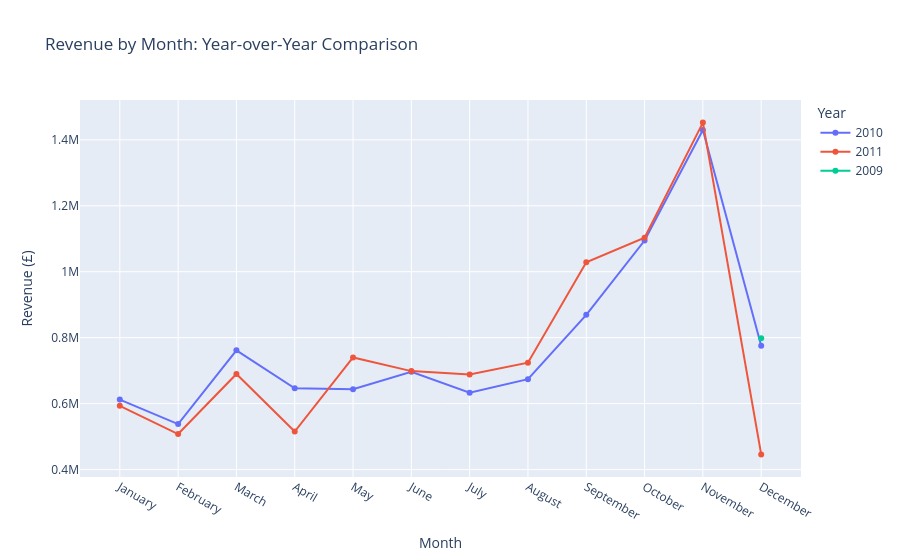

Notebook code for this chart:
### Markdown cell above
**Finding:** Revenue is seasonal, building from September into a November peak (£1.45M in Nov 2011, £1.43M in Nov 2010) and falling back sharply in December (as in Dec 2010). The lowest full month is Feb 2011 (£508K). December 2011 is a partial month (data ends 9 Dec), so its low point is not a real drop.

### Code cell
month_order = list(calendar.month_name)[1:]

yoy_data = cln_sales.groupby(['Year', 'Month', 'MonthName'])['Revenue'].sum().reset_index()
yoy_data = yoy_data.sort_values('Month')

# Figure
yoy_fig = px.line(yoy_data, x='MonthName', y='Revenue', color='Year',
                  title='Revenue by Month: Year-over-Year Comparison',
                  markers=True,
                  category_orders={'MonthName': month_order})
yoy_fig.update_xaxes(title='Month')
yoy_fig.update_yaxes(title='Revenue (£)')
yoy_fig.show()

### Figure 1 — Plotly figure (JSON) as saved in the notebook; plotly's stock layout.template omitted (floating-point values rounded to 4 significant figures)
{"data": [{"hovertemplate": "Year=2010<br>MonthName=%{x}<br>Revenue=%{y}<extra></extra>", "legendgroup": "2010", "line": {"color": "#636efa", "dash": "solid"}, "marker": {"symbol": "circle"}, "mode": "lines+markers", "name": "2010", "orientation": "v", "showlegend": true, "type": "scatter", "x": ["January", "February", "March", "April", "May", "June", "July", "August", "September", "October", "November", "December"], "xaxis": "x", "y": [612300.0, 537900.0, 761700.0, 646300.0, 643500.0, 696600.0, 633000.0, 674000.0, 869200.0, 1094000.0, 1430000.0, 775600.0], "yaxis": "y"}, {"hovertemplate": "Year=2011<br>MonthName=%{x}<br>Revenue=%{y}<extra></extra>", "legendgroup": "2011", "line": {"color": "#EF553B", "dash": "solid"}, "marker": {"symbol": "circle"}, "mode": "lines+markers", "name": "2011", "orientation": "v", "showlegend": true, "type": "scatter", "x": ["January", "February", "March", "April", "May", "June", "July", "August", "September", "October", "November", "December"], "xaxis": "x", "y": [593200.0, 507800.0, 689800.0, 515400.0, 740000.0, 698600.0, 688200.0, 724200.0, 1028000.0, 1103000.0, 1452000.0, 446000.0], "yaxis": "y"}, {"hovertemplate": "Year=2009<br>MonthName=%{x}<br>Revenue=%{y}<extra></extra>", "legendgroup": "2009", "line": {"color": "#00cc96", "dash": "solid"}, "marker": {"symbol": "circle"}, "mode": "lines+markers", "name": "2009", "orientation": "v", "showlegend": true, "type": "scatter", "x": ["December"], "xaxis": "x", "y": [797900.0], "yaxis": "y"}], "layout": {"legend": {"title": {"text": "Year"}, "tracegroupgap": 0}, "title": {"text": "Revenue by Month: Year-over-Year Comparison"}, "xaxis": {"anchor": "y", "categoryarray": ["January", "February", "March", "April", "May", "June", "July", "August", "September", "October", "November", "December"], "categoryorder": "array", "domain": [0, 1], "title": {"text": "Month"}}, "yaxis": {"anchor": "x", "domain": [0, 1], "title": {"text": "Revenue (£)"}}}}
